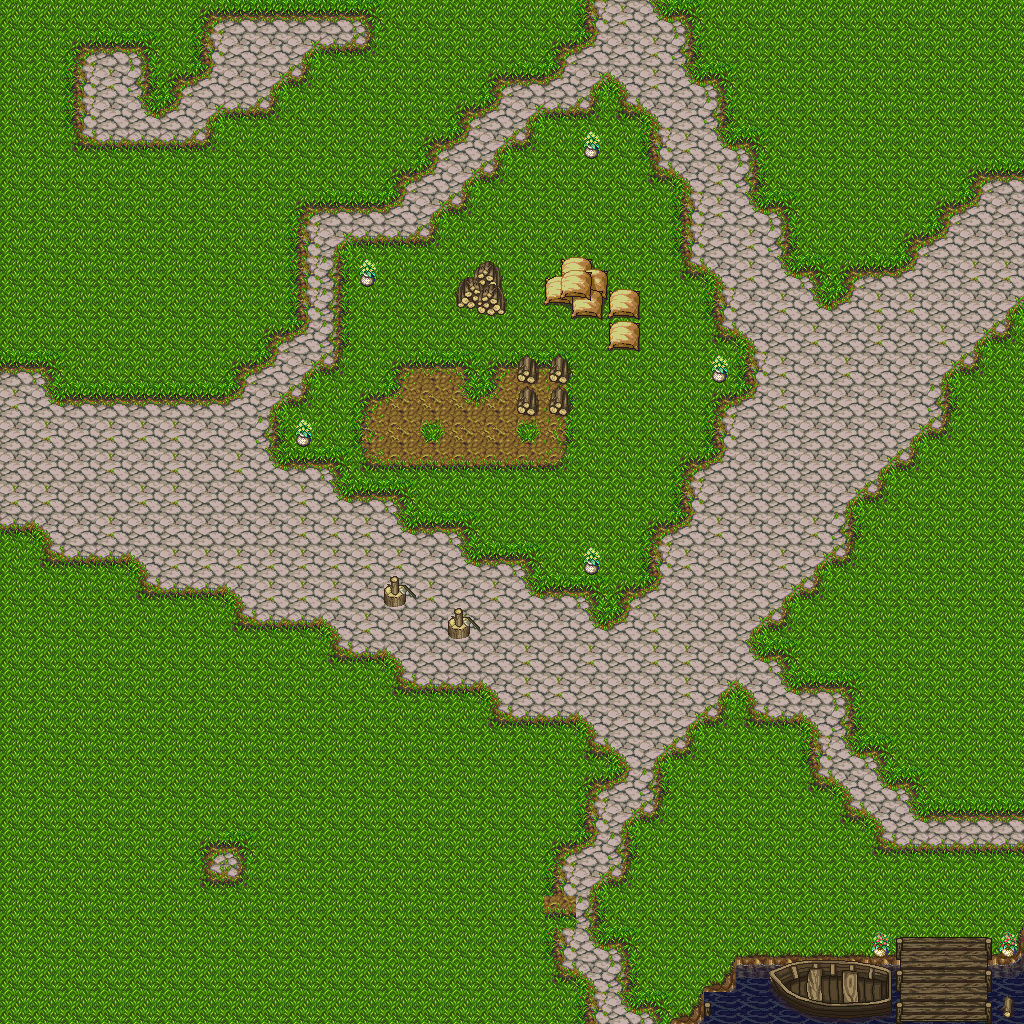

A 2D game scene composited from a Tiled map and its tileset images. What follows is a short description and the map's XML, with every tile layer's data as written:
An orthogonal 32x32 tile map with 32x32 px tiles, 2 tile layers (Kachelebene 1, Kachelebene 2) and 7 objects.

<map version="1.5" tiledversion="1.7.2" orientation="orthogonal" renderorder="right-down" width="32" height="32" tilewidth="32" tileheight="32" infinite="0" nextlayerid="6" nextobjectid="12">
 <tileset firstgid="1" source="../tilesets/demo.tsx" />
 <layer id="1" name="Kachelebene 1" width="32" height="32">
  <data encoding="csv">
178,178,178,178,178,178,1,2,2,2,2,3,178,178,178,178,178,178,17,51,65,3,178,178,178,178,178,178,178,178,178,178,
178,178,1,2,3,178,17,18,18,49,34,35,178,178,178,178,178,1,66,18,51,19,178,178,178,178,178,178,178,178,178,178,
178,178,17,51,19,1,66,18,49,35,178,178,178,178,178,1,2,66,49,50,51,65,3,178,178,178,178,178,178,178,178,178,
178,178,17,18,65,66,49,34,35,178,178,178,178,178,1,66,49,34,35,33,50,18,19,178,178,178,178,178,178,178,178,178,
178,178,33,34,34,34,35,178,178,178,178,178,178,1,66,49,35,178,178,178,17,51,65,3,178,178,178,178,178,178,178,178,
178,178,178,178,178,178,178,178,178,178,178,178,1,66,49,35,178,178,178,178,33,50,51,19,178,178,178,178,178,178,1,2,
178,178,178,178,178,178,178,178,178,1,2,2,66,49,35,178,178,178,178,178,178,17,51,65,3,178,178,178,178,1,66,18,
178,178,178,178,178,178,178,178,178,17,49,34,34,35,178,178,178,178,178,178,178,17,18,51,19,178,178,178,1,66,18,18,
178,178,178,178,178,178,178,178,178,17,19,178,178,178,178,178,178,178,178,178,178,33,50,51,65,3,1,2,66,18,51,51,
178,178,178,178,178,178,178,178,178,17,19,178,178,178,178,178,178,178,178,178,178,178,17,18,51,65,66,51,51,18,18,49,
178,178,178,178,178,178,178,178,1,66,19,178,178,178,178,178,178,178,178,178,178,178,33,50,18,51,18,51,18,51,49,35,
2,3,178,178,178,178,178,1,66,49,35,178,10,11,12,10,11,12,178,178,178,178,178,17,51,18,51,18,18,49,35,178,
51,65,2,2,2,2,2,66,49,35,178,10,75,27,74,75,27,28,178,178,178,178,1,66,51,18,18,18,18,19,178,178,
18,51,18,51,51,51,18,18,19,178,178,26,27,76,27,27,76,28,178,178,178,178,17,18,18,18,18,18,49,35,178,178,
18,18,18,51,18,51,18,51,65,2,3,42,43,43,43,43,43,44,178,178,178,1,66,18,18,18,18,49,35,178,178,178,
51,51,18,18,51,51,18,18,18,51,65,2,3,178,178,178,178,178,178,178,178,17,18,18,18,18,49,35,178,178,178,178,
34,50,18,51,18,18,18,18,18,51,51,51,65,2,3,178,178,178,178,178,1,66,51,18,18,51,19,178,178,178,178,178,
178,33,34,34,50,51,51,51,51,51,51,51,51,18,65,2,3,178,178,178,17,51,18,18,51,49,35,178,178,178,178,178,
178,178,178,178,33,34,34,50,51,51,51,18,18,51,18,51,65,2,3,1,66,18,18,18,49,35,178,178,178,178,178,178,
178,178,178,178,178,178,178,33,34,34,50,51,18,18,51,18,18,18,65,66,51,18,18,49,35,178,178,178,178,178,178,178,
178,178,178,178,178,178,178,178,178,178,33,34,50,18,18,18,51,18,51,18,51,51,18,65,3,178,178,178,178,178,178,178,
178,178,178,178,178,178,178,178,178,178,178,178,33,34,34,50,51,51,18,18,18,51,49,50,65,2,3,178,178,178,178,178,
178,178,178,178,178,178,178,178,178,178,178,178,178,178,178,33,34,34,50,18,18,49,35,33,34,50,19,178,178,178,178,178,
178,178,178,178,178,178,178,178,178,178,178,178,178,178,178,178,178,178,33,50,49,35,178,178,178,17,65,3,178,178,178,178,
178,178,178,178,178,178,178,178,178,178,178,178,178,178,178,178,178,178,1,66,19,178,178,178,178,33,50,65,3,178,178,178,
178,178,178,178,178,178,178,178,178,178,178,178,178,178,178,178,178,178,17,49,35,178,178,178,178,178,33,50,65,2,2,2,
178,178,178,178,178,178,1,3,178,178,178,178,178,178,178,178,178,1,66,19,178,178,178,178,178,178,178,33,34,34,34,34,
178,178,178,178,178,178,33,35,178,178,178,178,178,178,178,178,178,17,49,35,178,178,178,178,178,178,178,178,178,178,178,178,
178,178,178,178,178,178,178,178,178,178,178,178,178,178,178,178,178,43,19,178,178,178,178,178,178,178,178,178,178,178,178,178,
178,178,178,178,178,178,178,178,178,178,178,178,178,178,178,178,178,17,65,3,178,178,178,194,194,194,194,194,194,194,194,195,
178,178,178,178,178,178,178,178,178,178,178,178,178,178,178,178,178,33,50,19,178,178,195,210,210,210,210,210,210,210,210,211,
178,178,178,178,178,178,178,178,178,178,178,178,178,178,178,178,178,178,17,65,3,195,164,164,164,164,164,164,164,164,164,164
</data>
 </layer>
 <layer id="3" name="Kachelebene 2" width="32" height="32">
  <data encoding="csv">
0,0,0,0,0,0,0,0,0,0,0,0,0,0,0,0,0,0,0,0,0,0,0,0,0,0,0,0,0,0,0,0,
0,0,0,0,0,0,0,0,0,0,0,0,0,0,0,0,0,0,0,0,0,0,0,0,0,0,0,0,0,0,0,0,
0,0,0,0,0,0,0,0,0,0,0,0,0,0,0,0,0,0,0,0,0,0,0,0,0,0,0,0,0,0,0,0,
0,0,0,0,0,0,0,0,0,0,0,0,0,0,0,0,0,0,0,0,0,0,0,0,0,0,0,0,0,0,0,0,
0,0,0,0,0,0,0,0,0,0,0,0,0,0,0,0,0,0,156,0,0,0,0,0,0,0,0,0,0,0,0,0,
0,0,0,0,0,0,0,0,0,0,0,0,0,0,0,0,0,0,0,0,0,0,0,0,0,0,0,0,0,0,0,0,
0,0,0,0,0,0,0,0,0,0,0,0,0,0,0,0,0,0,0,0,0,0,0,0,0,0,0,0,0,0,0,0,
0,0,0,0,0,0,0,0,0,0,0,0,0,0,0,0,0,0,0,0,0,0,0,0,0,0,0,0,0,0,0,0,
0,0,0,0,0,0,0,0,0,0,0,156,0,0,184,185,0,138,139,0,0,0,0,0,0,0,0,0,0,0,0,0,
0,0,0,0,0,0,0,0,0,0,0,0,0,0,200,201,0,154,155,140,0,0,0,0,0,0,0,0,0,0,0,0,
0,0,0,0,0,0,0,0,0,0,0,0,0,0,0,0,0,0,0,140,0,0,0,0,0,0,0,0,0,0,0,0,
0,0,0,0,0,0,0,0,0,0,0,0,0,0,0,0,166,166,0,0,0,0,156,0,0,0,0,0,0,0,0,0,
0,0,0,0,0,0,0,0,0,0,0,0,0,0,0,0,166,166,0,0,0,0,0,0,0,0,0,0,0,0,0,0,
0,0,0,0,0,0,0,0,0,156,0,0,0,0,0,0,0,0,0,0,0,0,0,0,0,0,0,0,0,0,0,0,
0,0,0,0,0,0,0,0,0,0,0,0,0,0,0,0,0,0,0,0,0,0,0,0,0,0,0,0,0,0,0,0,
0,0,0,0,0,0,0,0,0,0,0,0,0,0,0,0,0,0,0,0,0,0,0,0,0,0,0,0,0,0,0,0,
0,0,0,0,0,0,0,0,0,0,0,0,0,0,0,0,0,0,0,0,0,0,0,0,0,0,0,0,0,0,0,0,
0,0,0,0,0,0,0,0,0,0,0,0,0,0,0,0,0,0,156,0,0,0,0,0,0,0,0,0,0,0,0,0,
0,0,0,0,0,0,0,0,0,0,0,0,64,0,0,0,0,0,0,0,0,0,0,0,0,0,0,0,0,0,0,0,
0,0,0,0,0,0,0,0,0,0,0,0,0,0,64,0,0,0,0,0,0,0,0,0,0,0,0,0,0,0,0,0,
0,0,0,0,0,0,0,0,0,0,0,0,0,0,0,0,0,0,0,0,0,0,0,0,0,0,0,0,0,0,0,0,
0,0,0,0,0,0,0,0,0,0,0,0,0,0,0,0,0,0,0,0,0,0,0,0,0,0,0,0,0,0,0,0,
0,0,0,0,0,0,0,0,0,0,0,0,0,0,0,0,0,0,0,0,0,0,0,0,0,0,0,0,0,0,0,0,
0,0,0,0,0,0,0,0,0,0,0,0,0,0,0,0,0,0,0,0,0,0,0,0,0,0,0,0,0,0,0,0,
0,0,0,0,0,0,0,0,0,0,0,0,0,0,0,0,0,0,0,0,0,0,0,0,0,0,0,0,0,0,0,0,
0,0,0,0,0,0,0,0,0,0,0,0,0,0,0,0,0,0,0,0,0,0,0,0,0,0,0,0,0,0,0,0,
0,0,0,0,0,0,0,0,0,0,0,0,0,0,0,0,0,0,0,0,0,0,0,0,0,0,0,0,0,0,0,0,
0,0,0,0,0,0,0,0,0,0,0,0,0,0,0,0,0,0,0,0,0,0,0,0,0,0,0,0,0,0,0,0,
0,0,0,0,0,0,0,0,0,0,0,0,0,0,0,0,0,0,0,0,0,0,0,0,0,0,0,0,0,0,0,0,
0,0,0,0,0,0,0,0,0,0,0,0,0,0,0,0,0,0,0,0,0,0,0,0,0,0,0,216,180,181,182,216,
0,0,0,0,0,0,0,0,0,0,0,0,0,0,0,0,0,0,0,0,0,0,0,0,225,226,227,228,196,197,198,0,
0,0,0,0,0,0,0,0,0,0,0,0,0,0,0,0,0,0,0,0,0,0,250,0,241,242,243,244,212,213,214,167
</data>
 </layer>
 <objectgroup id="2" name="Collision">
  <object id="1" x="272" y="457">
   <polygon points="0,0 332,154 473,-98 348,-357 317,-357 227,-305 161,-220 69,-214 64,-94 1,-34" />
  </object>
 </objectgroup>
 <objectgroup id="4" name="Exit">
  <object id="3" x="1022" y="167">
   <properties>
    <property name="loadLevel" value="right" />
   </properties>
   <polygon points="0,0 -40,20 -45,83 -34,140 -17,154 3,147" />
  </object>
  <object id="6" x="2" y="348">
   <polygon points="0,0 30,29 30,169 -3,192" />
  </object>
 </objectgroup>
 <objectgroup id="5" name="Next">
  <object id="8" x="1026" y="794">
   <polygon points="0,0 -17,17 -20,55 -2,65" />
  </object>
  <object id="9" x="568" y="1027">
   <properties>
    <property name="loadLevel" value="below" />
   </properties>
   <polygon points="0,0 31,-25 63,-25 95,0" />
  </object>
  <object id="10" x="595" y="7">
   <properties>
    <property name="loadLevel" value="above" />
   </properties>
   <polygon points="0,0 11,20 62,18 60,-10" />
  </object>
  <object id="11" x="208" y="844">
   <properties>
    <property name="loadLevel" value="secret" />
   </properties>
   <polygon points="0,0 42,6 28,43 -2,44" />
  </object>
 </objectgroup>
</map>